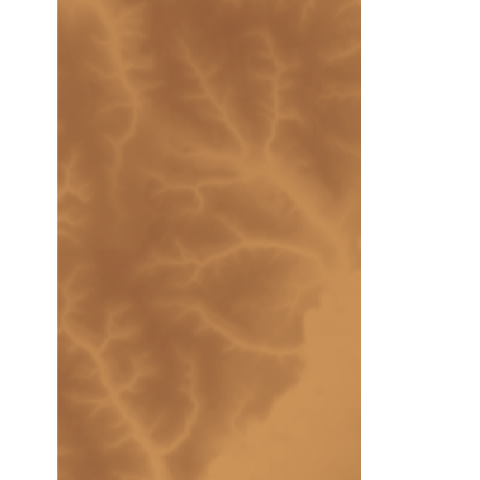
#> input picture python/img_base/40.2_50.6_dem.png, 480 x 480 px
$ python find_river.py
#> lines starting #> are read from the running program, lines starting #| are printed output that depends on the picture; after the words box and inside, x2 and y2 are one past the last pixel; in counts of white or black regions, pixels touching at a corner belong together
#> further down, img is the input picture: shape (480, 480, 3); mean R, G, B 203.4, 168.6, 139.1
import matplotlib.pyplot as plt
from skimage.color import rgb2gray
from skimage.io import imread
from skimage.filters.thresholding import threshold_minimum, threshold_yen
from skimage.morphology import skeletonize, thin, medial_axis

#výběr trasholdu
def get_binary(image):
    thresh = threshold_yen(image)
#> thresh = 0.496
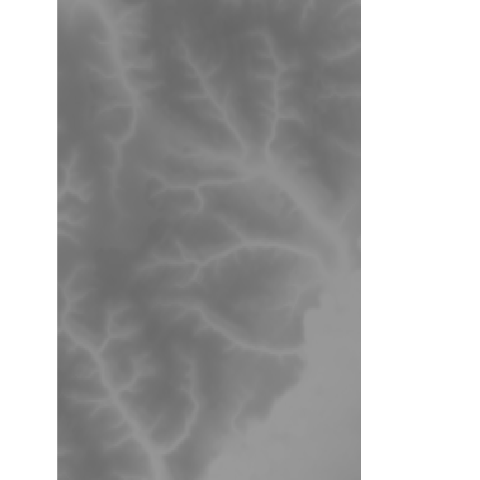
#> image: shape (480, 480) float64; min 0.407, max 1, mean 0.682
    #thresh = threshold_minimum(image)
    binary = image > thresh
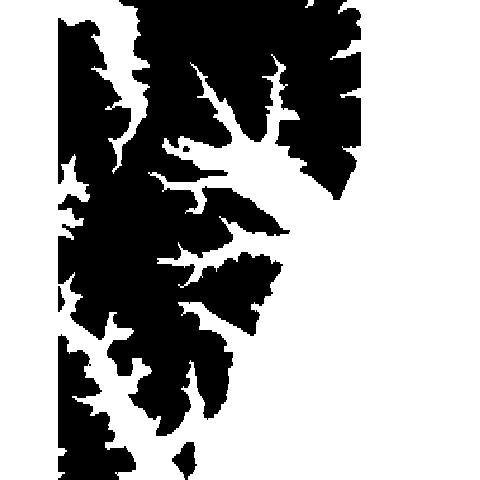
#> binary: shape (480, 480) bool; 64.1% white; 5 black regions, box (x1, y1, x2, y2) and area: (58, 0, 361, 436) 75862, (58, 334, 136, 480) 6104, (172, 442, 197, 480) 536, (58, 286, 65, 312) 110, (183, 146, 190, 152) 34
    return binary

#úprava obrázku
path = '40.2_50.6_dem.png'
rem_suff = path.removesuffix('.png')
img = imread(f'img_base/{path}')
img_binary = get_binary(rgb2gray(imread(f'img_base/{path}')))
img_cr = img_binary[0:480, 59:355]
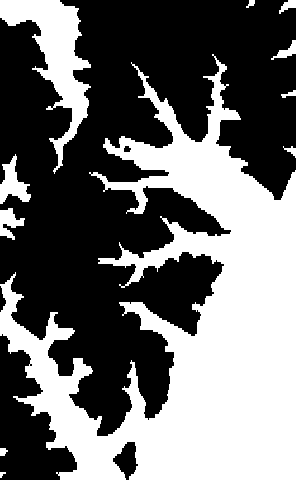
#> img_cr: shape (480, 296) bool; 42.6% white; 11 white regions, largest, box (x1, y1, x2, y2) and area: (0, 54, 296, 480) 53456, (0, 0, 91, 174) 5308, (0, 154, 31, 204) 738
plt.imsave(f'img_binary/{rem_suff}_B.png', img_binary, cmap = plt.cm.gray)

#úplná kostra
img_skel = skeletonize(img_cr)
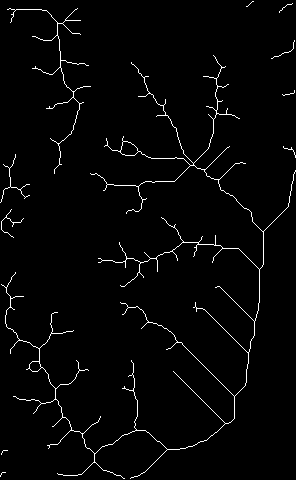
#> img_skel: shape (480, 296) bool; 2.2% white in thin lines or dots
plt.imsave(f'img_skelet/{rem_suff}_S.png', img_skel, cmap = plt.cm.gray)

#částešně zůžené
img_thin = thin(img_cr, 12)
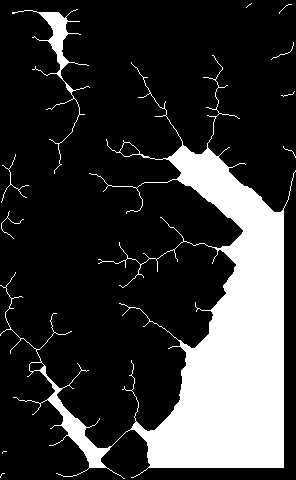
#> img_thin: shape (480, 296) bool; 21.1% white; 11 white regions (6 under 20 px), largest, box (x1, y1, x2, y2) and area: (0, 55, 296, 479) 28585, (12, 9, 90, 174) 1100, (1, 154, 29, 203) 83, (1, 211, 24, 239) 48, (271, 42, 294, 60) 29
plt.imsave(f'img_thin/{rem_suff}_T.png', img_thin, cmap = plt.cm.gray)

#za použítí souřadnic
img_ax = medial_axis(img_cr)
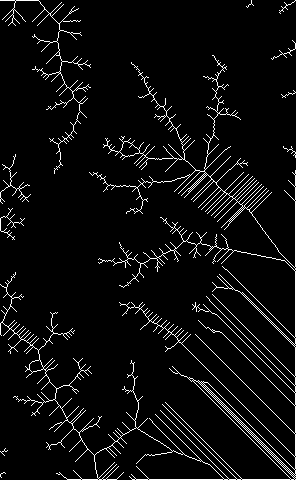
#> img_ax: shape (480, 296) bool; 5.1% white in thin lines or dots
plt.imsave(f'img_ax/{rem_suff}_AX.png', img_ax, cmap = plt.cm.gray)

fig, axes = plt.subplots(nrows=1, ncols=4, sharex=True, sharey=True,
                        figsize=(8,8))

ax = axes.ravel()

ax[0].imshow(img_cr, cmap=plt.cm.gray)
ax[0].set_title('Binary image')

ax[1].imshow(img_skel, cmap=plt.cm.gray)
ax[1].set_title('River skeleton')

ax[2].imshow(img_thin, cmap=plt.cm.gray)
ax[2].set_title('Parcialy thined')

ax[3].imshow(img_ax, cmap=plt.cm.gray)
ax[3].set_title('with axes')

for a in ax:
    a.axis('off')

plt.tight_layout()
plt.show()

$ run again, with 40.2_54.2_dem.png copied over python/img_base/40.2_50.6_dem.png
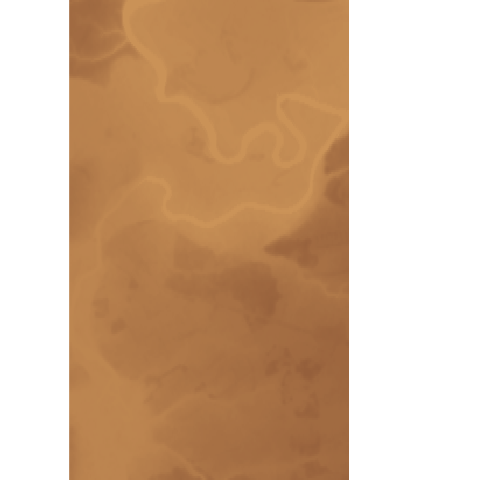
#> input picture 40.2_54.2_dem.png, 480 x 480 px
#> img is the input picture: shape (480, 480, 3); mean R, G, B 211.5, 179.3, 150.4
#> thresh = 0.54
#> in get_binary, `binary = image > thresh`:
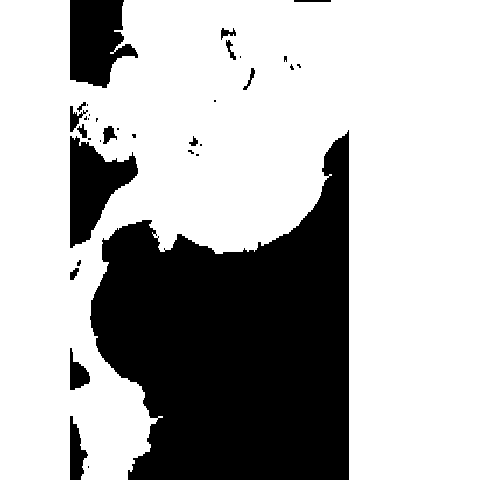
#> binary: shape (480, 480) bool; 70% white; 34 black regions (19 under 20 px), largest, box (x1, y1, x2, y2) and area: (90, 130, 349, 480) 58644, (70, 0, 138, 88) 4208, (70, 136, 138, 248) 4022
#> img_cr: shape (480, 296) bool; 51.4% white; 34 black regions (19 under 20 px), largest, box (x1, y1, x2, y2) and area: (31, 130, 290, 480) 58644, (11, 0, 79, 88) 4208, (11, 136, 79, 248) 4022
#> img_skel: shape (480, 296) bool; 2.6% white in thin lines or dots
#> img_thin: shape (480, 296) bool; 30.6% white; 1 white region, box (x1, y1, x2, y2) and area: (5, 5, 293, 478) 43419
#> `img_ax = medial_axis(img_cr)`:
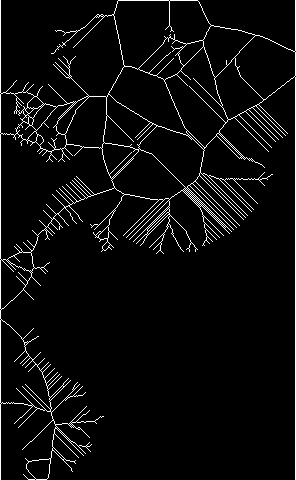
#> img_ax: shape (480, 296) bool; 4.5% white in thin lines or dots

$ run again, with 40_54.6_dem.png copied over python/img_base/40.2_50.6_dem.png
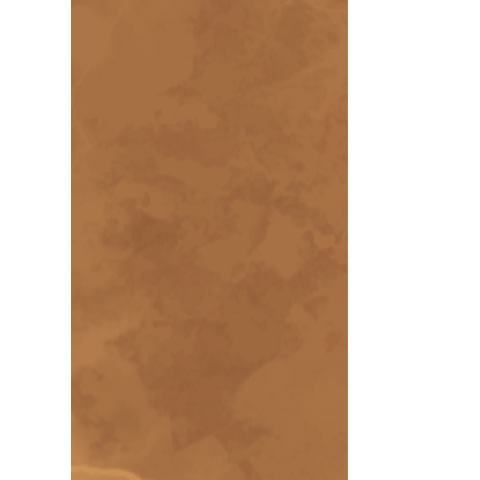
#> input picture 40_54.6_dem.png, 480 x 480 px
#> img is the input picture: shape (480, 480, 3); mean R, G, B 202.4, 170.9, 146.3
#> thresh = 0.459
#> in get_binary, `binary = image > thresh`:
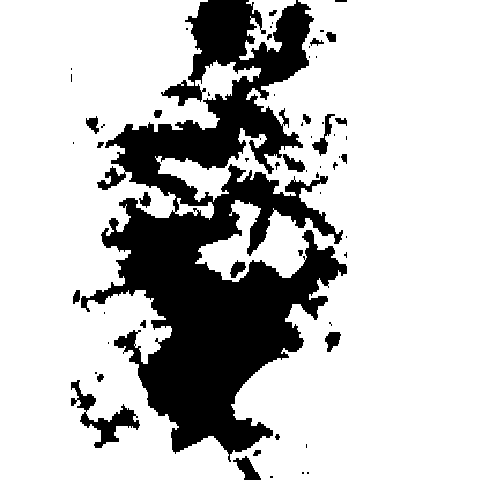
#> binary: shape (480, 480) bool; 76.3% white; 62 black regions (35 under 20 px), largest, box (x1, y1, x2, y2) and area: (81, 0, 347, 462) 51126, (71, 380, 140, 448) 1272, (233, 456, 261, 480) 322
#> img_cr: shape (480, 296) bool; 61.5% white; 62 black regions (35 under 20 px), largest, box (x1, y1, x2, y2) and area: (22, 0, 288, 462) 51126, (12, 380, 81, 448) 1272, (174, 456, 202, 480) 322
#> img_skel: shape (480, 296) bool; 4.9% white in thin lines or dots
#> img_thin: shape (480, 296) bool; 23.9% white; 2 white regions, box (x1, y1, x2, y2) and area: (5, 1, 292, 480) 33715, (180, 1, 235, 59) 239
#> `img_ax = medial_axis(img_cr)`:
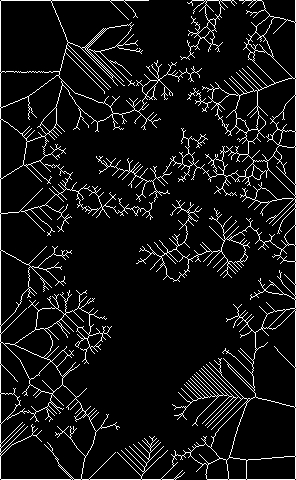
#> img_ax: shape (480, 296) bool; 7.9% white in thin lines or dots

$ run again, with obrazek.png copied over python/img_base/40.2_50.6_dem.png
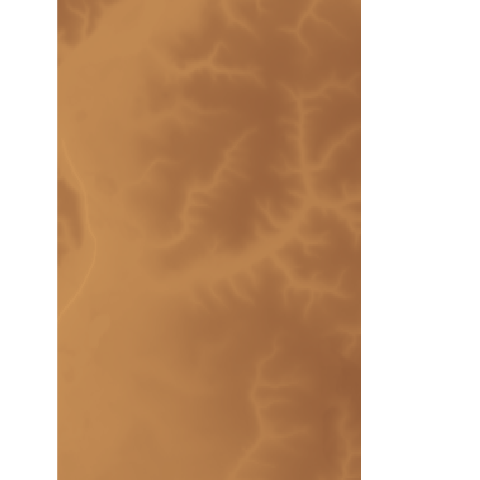
#> input picture obrazek.png, 480 x 480 px
#> img is the input picture: shape (480, 480, 4); mean R, G, B, A 204.6, 169.7, 139.7, 255
#> thresh = 0.527
#> in get_binary, `binary = image > thresh`:
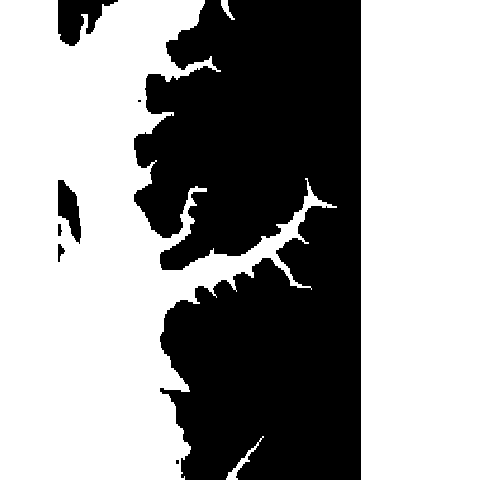
#> binary: shape (480, 480) bool; 60.5% white; 7 black regions (2 under 20 px), largest, box (x1, y1, x2, y2) and area: (134, 0, 361, 480) 88454, (58, 0, 118, 46) 1524, (58, 180, 81, 244) 848, (58, 244, 65, 262) 70, (58, 224, 62, 236) 38
#> img_cr: shape (480, 296) bool; 38.1% white; 3 white regions, box (x1, y1, x2, y2) and area: (0, 0, 278, 480) 53746, (167, 436, 205, 480) 248, (162, 0, 176, 20) 114
#> img_skel: shape (480, 296) bool; 1.4% white in thin lines or dots
#> img_thin: shape (480, 296) bool; 24.1% white; 3 white regions (1 under 20 px), largest, box (x1, y1, x2, y2) and area: (0, 3, 277, 480) 34218, (168, 437, 204, 480) 55
#> `img_ax = medial_axis(img_cr)`:
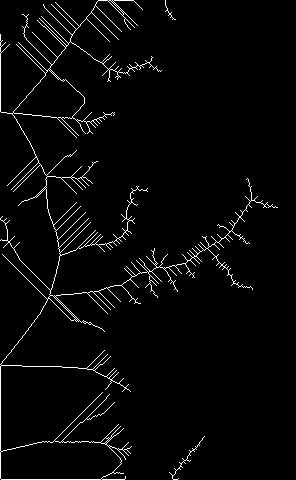
#> img_ax: shape (480, 296) bool; 2.9% white in thin lines or dots
